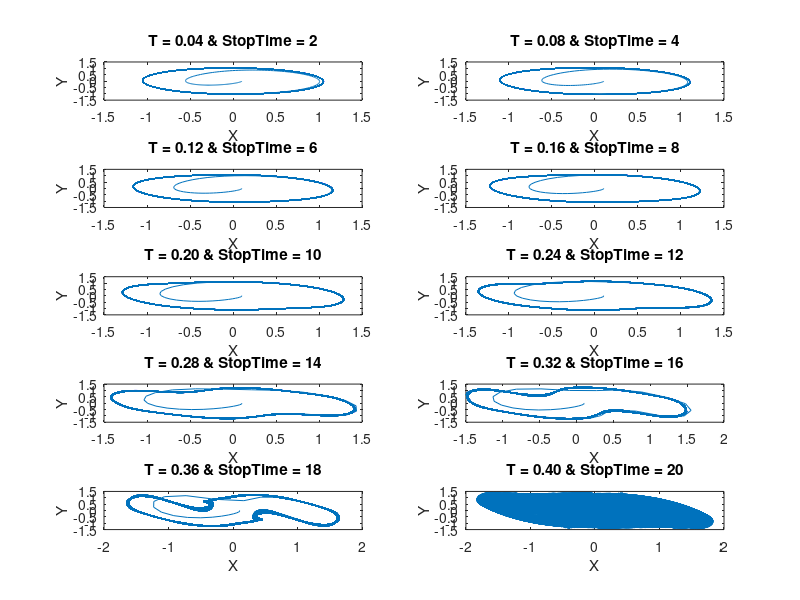

The MATLAB source for this figure: (Note: this script raises an error after producing the figure.)
%Tyler Matthews
%System Simulation Project

disp('Decided to simulate two different systems using various values for the timestep and AB2 as the integrator')


%% SYSTEM 1
%{
dx/dt = y 
dy/dt = (1 - x2 - y2)y - x
%}

clc; close all; clear all; %clear console, clear workspace, close figures
figure;
for j = 1:10

    startTime = 0;
    stopTime = 2*j;
    steps = 50000;

    T = (stopTime - startTime)/50;
    t = linspace(startTime, stopTime, steps);


    x = zeros(1, length(t));
    y = zeros(1, length(t));
    fx = zeros(1, length(t));
    fy  = zeros(1, length(t));

    x(1) = 0.1;
    y(1) = 0.005;

    fx(1) = y(1);
    fy(1) = y(1)*(1 - x(1)^2 - y(1)^2) - x(1);

    x(2) = x(1) + T*fx(1);%Euler
    y(2) = y(1) + T*fy(1);

    for k=3 : steps
        fx(k-1) =  y(k-2);
        fy(k-1) = y(k-2)*(1 - x(k-2)^2 - y(k-2)^2) - x(k-2);
        x(k) = x(k-1) + (3*T)./(2)*fx(k-1) - (T/2)*fx(k-2);%AB2
        y(k) = y(k-1) + (3*T)./(2)*fy(k-1) - (T/2)*fy(k-2);
    end

    %PLOTTING
    subplot(5,2,j)
    t1 = sprintf("T = %0.2f & StopTime = %i", T,stopTime);
    plot(x, y)
    xlabel('X')
    ylabel('Y')
    title(t1)
end

%% System 2
%{
dx/dt = y 
dy/dt = -x
%}
stopTimeArr = [1, 5, 10];

figure;
for j = 1:3

    startTime = 0;
    stopTime = stopTimeArr(j);
    steps = 20000;

    T = (stopTime - startTime)/50;
    t = linspace(startTime, stopTime, steps);


    x = zeros(1, length(t));
    y = zeros(1, length(t));
    fx = zeros(1, length(t));
    fy  = zeros(1, length(t));

    x(1) = 20;
    y(1) = 10;

    fx(1) = y(1);
    fy(1) = -x(1);

    x(2) = x(1) + T*fx(1);
    y(2) = y(1) + T*fy(1);

    for k=3 : steps
        fx(k-1) =  y(k-2);
        fy(k-1) = -x(k-2);
        x(k) = x(k-1) + (3*T)./(2)*fx(k-1) - (T/2)*fx(k-2);
        y(k) = y(k-1) + (3*T)./(2)*fy(k-1) - (T/2)*fy(k-2);
    end

    %PLOTTING
    subplot(3,1,j)
    t1 = sprintf("T = %0.2f", T);
    plot(x, y)
    xlabel('X')
    ylabel('Y')
    title(t1)
end